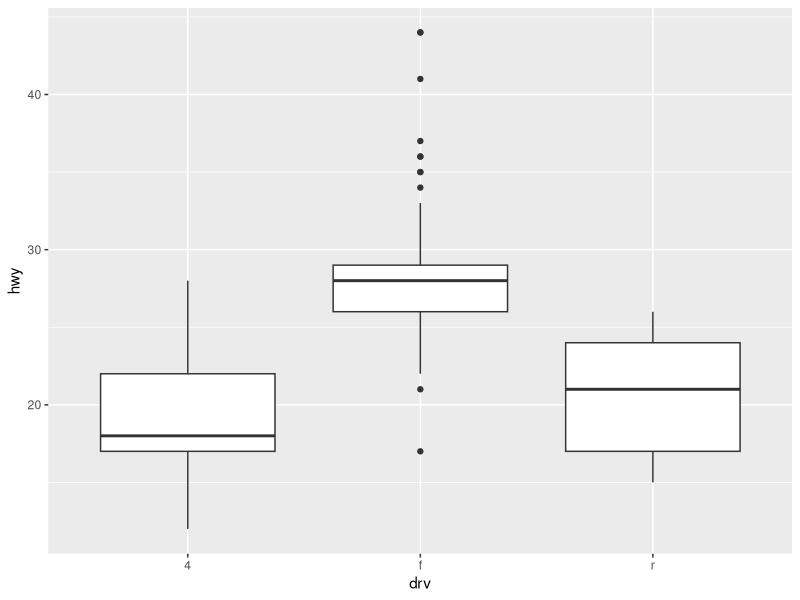
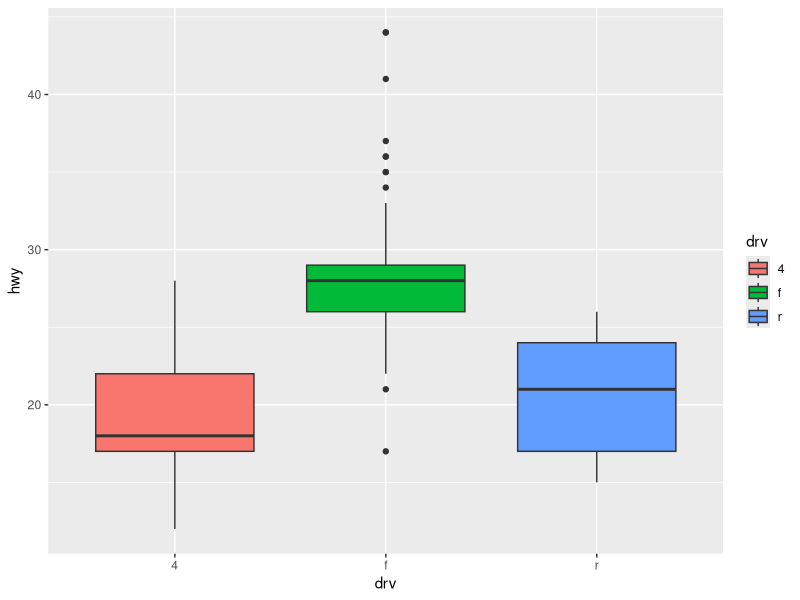
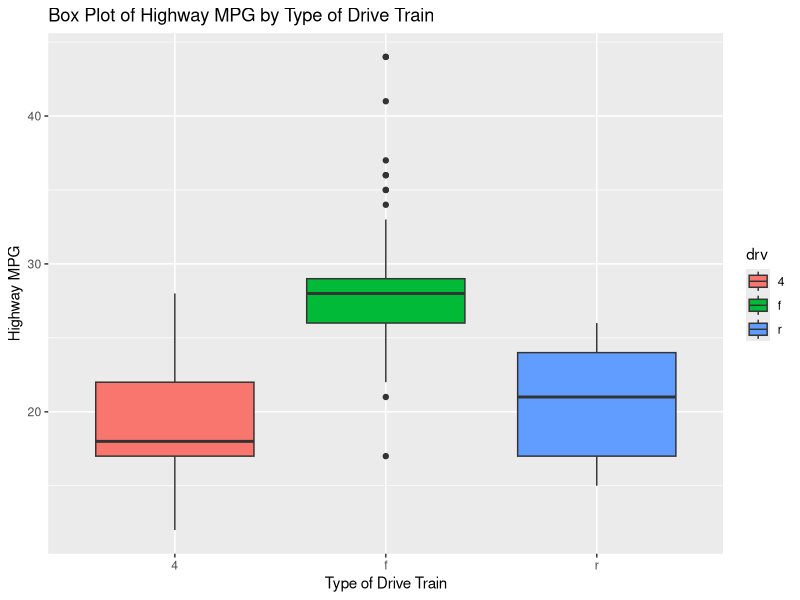
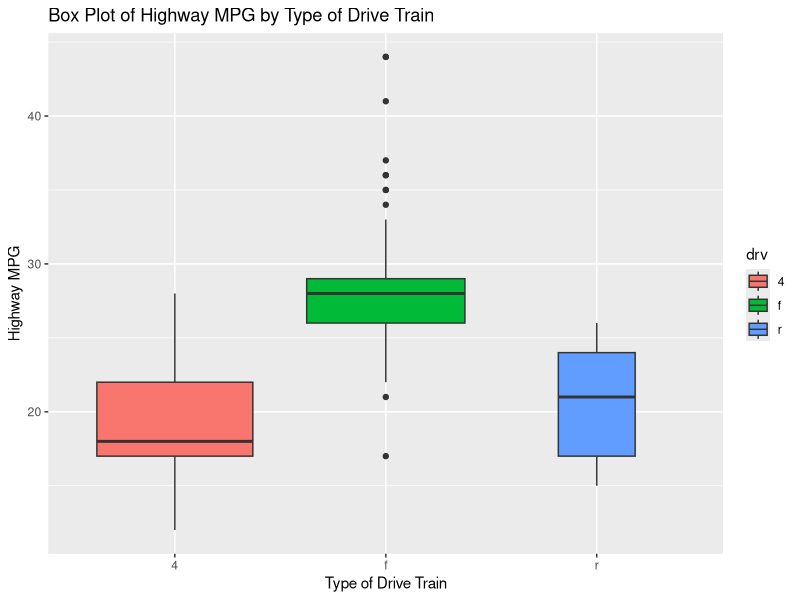
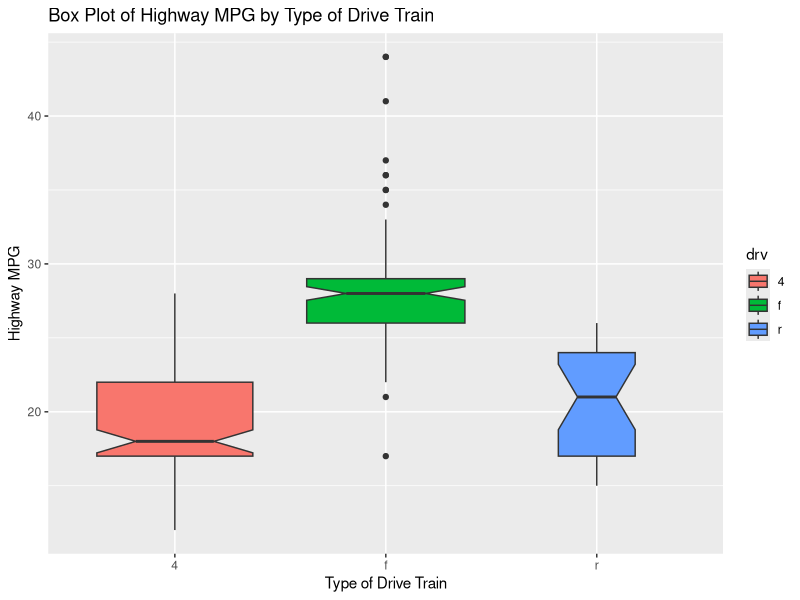
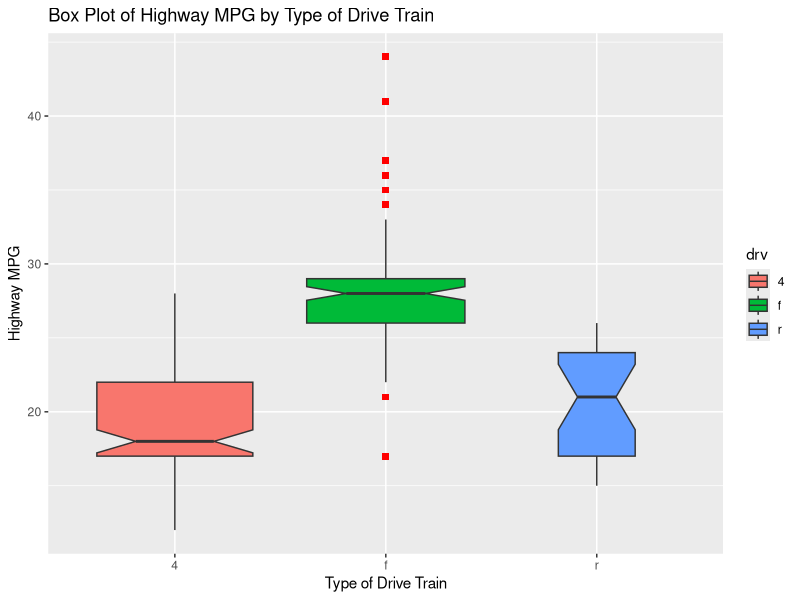

The R script that drew these images, in order:
library(tidyverse)
rm(list=ls())

# 박스플롯

mpg %>%
  ggplot(aes(x = drv, y = hwy)) +
  geom_boxplot()

### boxplot 색깔 채우기
mpg %>%
  ggplot(aes(x = drv, y = hwy, fill = drv)) +
  geom_boxplot()


### title, x, y축 label 표시  
mpg %>%
  ggplot(aes(x = drv, y = hwy, fill = drv)) +
  geom_boxplot() + 
  labs(x = "Type of Drive Train",
       y = "Highway MPG",
       title = "Box Plot of Highway MPG by Type of Drive Train")


### 데이터 크기별 box 크기 조정
mpg %>%
  ggplot(aes(x = drv, y = hwy, fill = drv)) +
  geom_boxplot(varwidth = T) +
  labs(x = "Type of Drive Train",
       y = "Highway MPG",
       title = "Box Plot of Highway MPG by Type of Drive Train")


### boxplot 중앙값에 notch
mpg %>%
  ggplot(aes(x = drv, y = hwy, fill = drv)) +
  geom_boxplot(varwidth = T,
               notch = T) +
  labs(x = "Type of Drive Train",
       y = "Highway MPG",
       title = "Box Plot of Highway MPG by Type of Drive Train")


### outlier 커스텀
mpg %>%
  ggplot(aes(x = drv, y = hwy, fill = drv)) +
  geom_boxplot(varwidth = T,
               notch = T,
               outlier.colour = "red",
               outlier.shape = "square",
               outlier.size = 2) +
  labs(x = "Type of Drive Train",
       y = "Highway MPG",
       title = "Box Plot of Highway MPG by Type of Drive Train")


## end of scrips ####